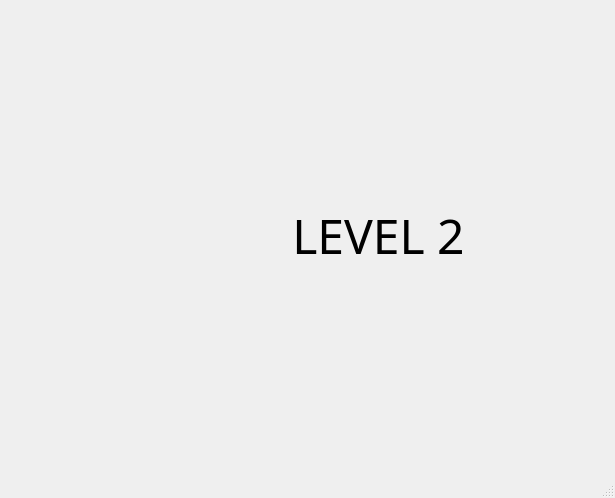
<?xml version="1.0" encoding="UTF-8"?>
<ui version="4.0">
 <class>MainWindow</class>
 <widget class="QMainWindow" name="MainWindow">
  <property name="geometry">
   <rect>
    <x>0</x>
    <y>0</y>
    <width>615</width>
    <height>498</height>
   </rect>
  </property>
  <property name="windowTitle">
   <string>MainWindow</string>
  </property>
  <widget class="QWidget" name="centralwidget">
   <layout class="QVBoxLayout" name="verticalLayout">
    <item>
     <layout class="QHBoxLayout" name="horizontalLayout">
      <item>
       <spacer name="horizontalSpacer">
        <property name="orientation">
         <enum>Qt::Horizontal</enum>
        </property>
        <property name="sizeHint" stdset="0">
         <size>
          <width>40</width>
          <height>20</height>
         </size>
        </property>
       </spacer>
      </item>
      <item>
       <widget class="QLabel" name="innotech_min">
        <property name="minimumSize">
         <size>
          <width>120</width>
          <height>70</height>
         </size>
        </property>
        <property name="maximumSize">
         <size>
          <width>16777215</width>
          <height>70</height>
         </size>
        </property>
        <property name="font">
         <font>
          <family>Segoe UI Black</family>
          <pointsize>21</pointsize>
          <weight>75</weight>
          <bold>true</bold>
          <underline>false</underline>
         </font>
        </property>
        <property name="text">
         <string/>
        </property>
        <property name="alignment">
         <set>Qt::AlignRight|Qt::AlignTrailing|Qt::AlignVCenter</set>
        </property>
       </widget>
      </item>
     </layout>
    </item>
    <item>
     <layout class="QHBoxLayout" name="horizontalLayout_3">
      <item>
       <spacer name="horizontalSpacer_4">
        <property name="orientation">
         <enum>Qt::Horizontal</enum>
        </property>
        <property name="sizeHint" stdset="0">
         <size>
          <width>40</width>
          <height>20</height>
         </size>
        </property>
       </spacer>
      </item>
      <item>
       <widget class="QLabel" name="level_img">
        <property name="minimumSize">
         <size>
          <width>120</width>
          <height>300</height>
         </size>
        </property>
        <property name="maximumSize">
         <size>
          <width>16777215</width>
          <height>300</height>
         </size>
        </property>
        <property name="font">
         <font>
          <family>Segoe UI Black</family>
          <pointsize>21</pointsize>
          <weight>75</weight>
          <bold>true</bold>
          <underline>false</underline>
         </font>
        </property>
        <property name="text">
         <string/>
        </property>
        <property name="scaledContents">
         <bool>false</bool>
        </property>
       </widget>
      </item>
      <item>
       <spacer name="horizontalSpacer_2">
        <property name="orientation">
         <enum>Qt::Horizontal</enum>
        </property>
        <property name="sizeType">
         <enum>QSizePolicy::Fixed</enum>
        </property>
        <property name="sizeHint" stdset="0">
         <size>
          <width>15</width>
          <height>20</height>
         </size>
        </property>
       </spacer>
      </item>
      <item>
       <widget class="QLabel" name="level">
        <property name="font">
         <font>
          <family>Siemens AD Sans</family>
          <pointsize>36</pointsize>
         </font>
        </property>
        <property name="text">
         <string>LEVEL 2</string>
        </property>
        <property name="alignment">
         <set>Qt::AlignCenter</set>
        </property>
        <property name="margin">
         <number>0</number>
        </property>
       </widget>
      </item>
      <item>
       <spacer name="horizontalSpacer_5">
        <property name="orientation">
         <enum>Qt::Horizontal</enum>
        </property>
        <property name="sizeHint" stdset="0">
         <size>
          <width>40</width>
          <height>20</height>
         </size>
        </property>
       </spacer>
      </item>
     </layout>
    </item>
    <item>
     <spacer name="verticalSpacer">
      <property name="orientation">
       <enum>Qt::Vertical</enum>
      </property>
      <property name="sizeHint" stdset="0">
       <size>
        <width>20</width>
        <height>40</height>
       </size>
      </property>
     </spacer>
    </item>
   </layout>
  </widget>
  <widget class="QMenuBar" name="menubar">
   <property name="geometry">
    <rect>
     <x>0</x>
     <y>0</y>
     <width>615</width>
     <height>26</height>
    </rect>
   </property>
  </widget>
  <widget class="QStatusBar" name="statusbar"/>
 </widget>
 <resources/>
 <connections/>
</ui>
